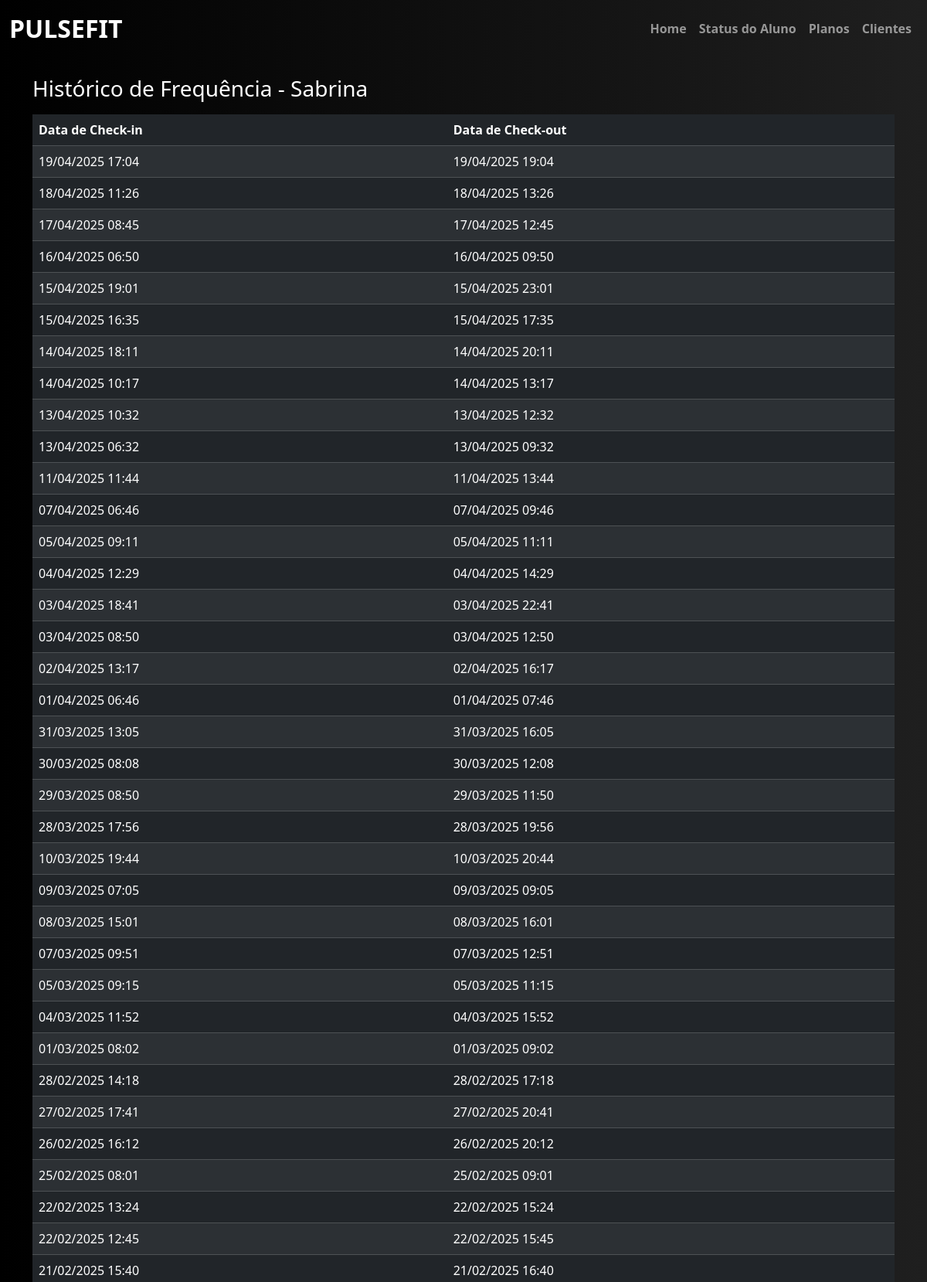
The page /status_aluno/1/frequencia (upper part) on the database its author committed.
### academia/models.py (models this page shows, shortened)
class Cliente(db.Model):
    __tablename__ = "cliente"
    id = db.Column(db.Integer, primary_key=True)
    ativo = db.Column(db.Boolean, default=True, nullable=False)
    dtcadastro = db.Column(db.DateTime, default=datetime.utcnow, nullable=False)
    nome = db.Column(db.String(20), nullable=False)
    sobrenome = db.Column(db.String(50), nullable=False)
    genero = db.Column(db.String(1), nullable=False)
    cpf = db.Column(db.Integer, nullable=False, unique=True)
    rg = db.Column(db.Integer, nullable=False, unique=True)
    dt_nascimento = db.Column(db.DateTime, nullable=False)
    estado_civil = db.Column(db.String(20), nullable=False)
    email = db.Column(db.String(100), nullable=False, unique=True)
    telefone = db.Column(db.Integer, nullable=False)
    rua = db.Column(db.String(100), nullable=False)
    numero = db.Column(db.Integer)
    complemento = db.Column(db.String(100))
    bairro = db.Column(db.String(50), nullable=False)
    cidade = db.Column(db.String(50), nullable=False)
    estado = db.Column(db.String(50), nullable=False)
    plano = db.Column(db.Integer, db.ForeignKey("plano.id",   name="fk_cliente_plano"))

class Checkin(db.Model):
    __tablename__ = "checkin"
    id = db.Column(db.Integer, primary_key=True)
    dt_checkin = db.Column(db.DateTime, default=datetime.utcnow, nullable=False)
    dt_checkout = db.Column(db.DateTime, nullable=True)
    cliente_id = db.Column(db.Integer, db.ForeignKey("cliente.id",  name="fk_checkin_cliente"))

### academia/routes.py (the view)
@app.route('/status_aluno/<int:cliente_id>/frequencia')
def page_aluno_frequencia(cliente_id):
    cliente = Cliente.query.get_or_404(cliente_id)
    checkins = Checkin.query.filter_by(cliente_id=cliente.id).order_by(Checkin.dt_checkin.desc()).all()
    return render_template("aluno_frequencia.html", aluno=cliente, checkins=checkins)

### academia/templates/aluno_frequencia.html (shortened to what this page needs)
{% extends 'base.html' %}
{% block conteudo %}
<body style="background: linear-gradient(to right, #000000, #1f1f1f); font-family: 'Segoe UI', sans-serif; color: white;">
    <div class="container mt-4">
        <h3>Histórico de Frequência - {{ aluno.nome }}</h3>
        <table class="table table-dark table-striped mt-3">
            <thead>
                <tr>
                    <th>Data de Check-in</th>
                    <th>Data de Check-out</th>
                </tr>
            </thead>
            <tbody>
                {% for freq in checkins %}
                <tr>
                    <td>{{ freq.dt_checkin.strftime('%d/%m/%Y %H:%M') }}</td>
                    <td>{{ freq.dt_checkout.strftime('%d/%m/%Y %H:%M') if freq.dt_checkout else '---' }}</td>
                </tr>
                {% endfor %}
            </tbody>
        </table>
    </div>
</body>
{% endblock %}

### rows shown on the page
Cliente: nome "Sabrina"
Checkin: dt_checkin "19/04/2025 17:04", dt_checkout "19/04/2025 19:04"
Checkin: dt_checkin "18/04/2025 11:26", dt_checkout "18/04/2025 13:26"
Checkin: dt_checkin "17/04/2025 08:45", dt_checkout "17/04/2025 12:45"
Checkin: dt_checkin "16/04/2025 06:50", dt_checkout "16/04/2025 09:50"
Checkin: dt_checkin "15/04/2025 19:01", dt_checkout "15/04/2025 23:01"
Checkin: dt_checkin "15/04/2025 16:35", dt_checkout "15/04/2025 17:35"
Checkin: dt_checkin "14/04/2025 18:11", dt_checkout "14/04/2025 20:11"
Checkin: dt_checkin "14/04/2025 10:17", dt_checkout "14/04/2025 13:17"
Checkin: dt_checkin "13/04/2025 10:32", dt_checkout "13/04/2025 12:32"
Checkin: dt_checkin "13/04/2025 06:32", dt_checkout "13/04/2025 09:32"
Checkin: dt_checkin "11/04/2025 11:44", dt_checkout "11/04/2025 13:44"
Checkin: dt_checkin "07/04/2025 06:46", dt_checkout "07/04/2025 09:46"
Checkin: dt_checkin "05/04/2025 09:11", dt_checkout "05/04/2025 11:11"
Checkin: dt_checkin "04/04/2025 12:29", dt_checkout "04/04/2025 14:29"
Checkin: dt_checkin "03/04/2025 18:41", dt_checkout "03/04/2025 22:41"
Checkin: dt_checkin "03/04/2025 08:50", dt_checkout "03/04/2025 12:50"
Checkin: dt_checkin "02/04/2025 13:17", dt_checkout "02/04/2025 16:17"
Checkin: dt_checkin "01/04/2025 06:46", dt_checkout "01/04/2025 07:46"
Checkin: dt_checkin "31/03/2025 13:05", dt_checkout "31/03/2025 16:05"
Checkin: dt_checkin "30/03/2025 08:08", dt_checkout "30/03/2025 12:08"
Checkin: dt_checkin "29/03/2025 08:50", dt_checkout "29/03/2025 11:50"
Checkin: dt_checkin "28/03/2025 17:56", dt_checkout "28/03/2025 19:56"
Checkin: dt_checkin "10/03/2025 19:44", dt_checkout "10/03/2025 20:44"
Checkin: dt_checkin "09/03/2025 07:05", dt_checkout "09/03/2025 09:05"
Checkin: dt_checkin "08/03/2025 15:01", dt_checkout "08/03/2025 16:01"
Checkin: dt_checkin "07/03/2025 09:51", dt_checkout "07/03/2025 12:51"
Checkin: dt_checkin "05/03/2025 09:15", dt_checkout "05/03/2025 11:15"
Checkin: dt_checkin "04/03/2025 11:52", dt_checkout "04/03/2025 15:52"
Checkin: dt_checkin "01/03/2025 08:02", dt_checkout "01/03/2025 09:02"
Checkin: dt_checkin "28/02/2025 14:18", dt_checkout "28/02/2025 17:18"
Checkin: dt_checkin "27/02/2025 17:41", dt_checkout "27/02/2025 20:41"
Checkin: dt_checkin "26/02/2025 16:12", dt_checkout "26/02/2025 20:12"
Checkin: dt_checkin "25/02/2025 08:01", dt_checkout "25/02/2025 09:01"
Checkin: dt_checkin "22/02/2025 13:24", dt_checkout "22/02/2025 15:24"
Checkin: dt_checkin "22/02/2025 12:45", dt_checkout "22/02/2025 15:45"
Checkin: dt_checkin "21/02/2025 15:40", dt_checkout "21/02/2025 16:40"
